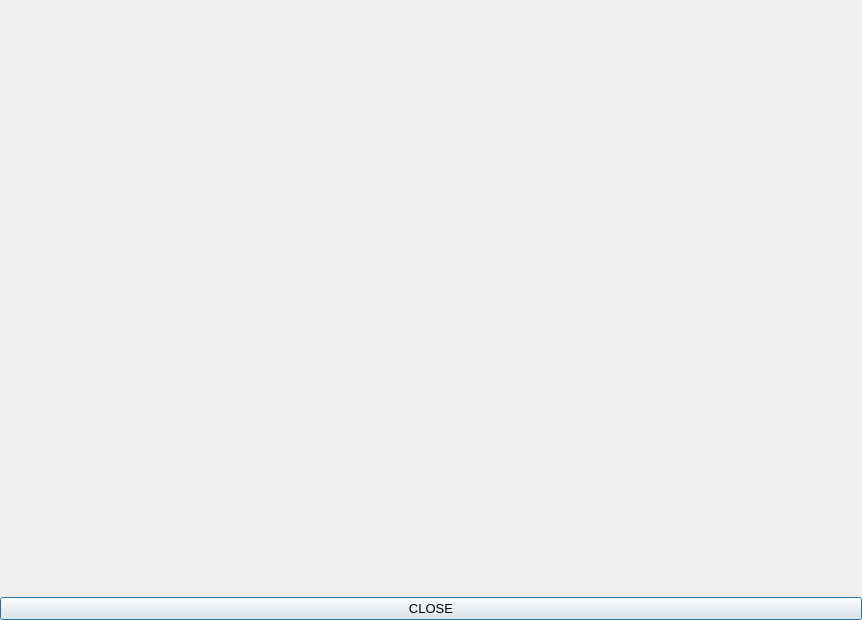
<?xml version="1.0" encoding="UTF-8"?>
<ui version="4.0">
 <class>FDYNAboutDialog</class>
 <widget class="QDialog" name="FDYNAboutDialog">
  <property name="geometry">
   <rect>
    <x>0</x>
    <y>0</y>
    <width>862</width>
    <height>620</height>
   </rect>
  </property>
  <property name="sizePolicy">
   <sizepolicy hsizetype="Fixed" vsizetype="Fixed">
    <horstretch>0</horstretch>
    <verstretch>0</verstretch>
   </sizepolicy>
  </property>
  <property name="minimumSize">
   <size>
    <width>862</width>
    <height>620</height>
   </size>
  </property>
  <property name="maximumSize">
   <size>
    <width>862</width>
    <height>620</height>
   </size>
  </property>
  <property name="windowTitle">
   <string>About FRI3D</string>
  </property>
  <layout class="QHBoxLayout" name="horizontalLayout">
   <property name="leftMargin">
    <number>0</number>
   </property>
   <property name="topMargin">
    <number>0</number>
   </property>
   <property name="rightMargin">
    <number>0</number>
   </property>
   <property name="bottomMargin">
    <number>0</number>
   </property>
   <item>
    <layout class="QVBoxLayout" name="verticalLayout">
     <property name="spacing">
      <number>0</number>
     </property>
     <property name="sizeConstraint">
      <enum>QLayout::SetFixedSize</enum>
     </property>
     <item>
      <widget class="QLabel" name="label">
       <property name="enabled">
        <bool>true</bool>
       </property>
       <property name="font">
        <font>
         <family>Segoe UI Black</family>
         <pointsize>10</pointsize>
         <weight>75</weight>
         <bold>true</bold>
        </font>
       </property>
       <property name="frameShape">
        <enum>QFrame::NoFrame</enum>
       </property>
       <property name="text">
        <string/>
       </property>
       <property name="pixmap">
        <pixmap resource="../../FDYNUI.qrc">:/Resources/banner/fdyn-banner_v3.png</pixmap>
       </property>
       <property name="scaledContents">
        <bool>true</bool>
       </property>
      </widget>
     </item>
     <item>
      <widget class="QPushButton" name="closeButton">
       <property name="enabled">
        <bool>true</bool>
       </property>
       <property name="font">
        <font>
         <family>Segoe UI</family>
         <pointsize>10</pointsize>
         <weight>50</weight>
         <bold>false</bold>
        </font>
       </property>
       <property name="text">
        <string>CLOSE</string>
       </property>
      </widget>
     </item>
    </layout>
   </item>
  </layout>
 </widget>
 <resources>
  <include location="../../FDYNUI.qrc"/>
 </resources>
 <connections>
  <connection>
   <sender>closeButton</sender>
   <signal>clicked()</signal>
   <receiver>FDYNAboutDialog</receiver>
   <slot>accept()</slot>
   <hints>
    <hint type="sourcelabel">
     <x>931</x>
     <y>607</y>
    </hint>
    <hint type="destinationlabel">
     <x>672</x>
     <y>309</y>
    </hint>
   </hints>
  </connection>
 </connections>
</ui>
